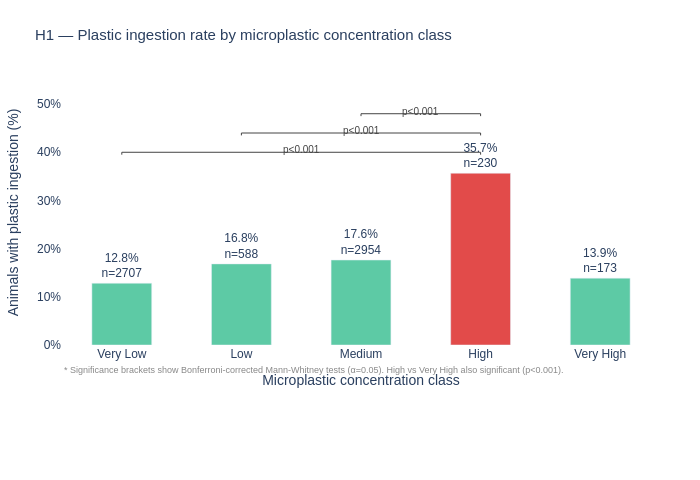

Notebook cell for this chart:
### Markdown cell above
High concentration is the real outlier — it's significantly different from every single other class. 
That 35.6% ingestion rate we saw earlier is genuinely unusual, not sampling noise.
Very High is the mystery — it's not significantly different from Very Low, Low, or Medium, only from High. 
Combined with its small sample size (173 animals) this strongly suggests the Very High drop is a sampling artefact rather than a real ecological effect. 
Too few observations to be reliable.
The lower classes (Very Low, Low, Medium) are largely indistinguishable from each other — the ingestion rates of 12.8%, 16.8% and 17.6% are too close to tell apart statistically.

Animals observed in High microplastic concentration zones show significantly elevated ingestion rates (35.6%) compared to all other concentration classes. 
The relationship is not cleanly monotonic — the Very High class behaves anomalously, likely due to small sample size.

### Code cell
class_order = ["Very Low", "Low", "Medium", "High", "Very High"]
colors = {
    "Very Low": "#5DCAA5",
    "Low":      "#5DCAA5",
    "Medium":   "#5DCAA5",
    "High":     "#E24B4A",
    "Very High": "#5DCAA5",
}

fig = go.Figure()

for i, row in ingestion_by_class.iterrows():
    cls = row["concentration_class"]
    fig.add_trace(go.Bar(
        x=[str(cls)],
        y=[row["ingestion_rate"]],
        marker_color=colors[str(cls)],
        text=f"{row['ingestion_rate']:.1f}%<br>n={int(row['n_animals'])}",
        textposition="outside",
        width=0.5,
        showlegend=False,
    ))

# Significance brackets — High vs each other class
bracket_pairs = [
    ("Very Low", "High", "p<0.001"),
    ("Low",      "High", "p<0.001"),
    ("Medium",   "High", "p<0.001"),
]

# Y positions for brackets — stacked above the tallest bar
bracket_y = [40, 44, 48]

for (cls_a, cls_b, label), y in zip(bracket_pairs, bracket_y):
    x_a = class_order.index(cls_a)
    x_b = class_order.index(cls_b)
    # Horizontal line
    fig.add_shape(type="line",
        x0=x_a, x1=x_b, y0=y, y1=y,
        line=dict(color="#444", width=1))
    # Left tick
    fig.add_shape(type="line",
        x0=x_a, x1=x_a, y0=y-0.5, y1=y,
        line=dict(color="#444", width=1))
    # Right tick
    fig.add_shape(type="line",
        x0=x_b, x1=x_b, y0=y-0.5, y1=y,
        line=dict(color="#444", width=1))
    # Label
    fig.add_annotation(
        x=(x_a + x_b) / 2, y=y + 0.5,
        text=label, showarrow=False,
        font=dict(size=10, color="#444")
    )

fig.update_layout(
    title=dict(
        text="H1 — Plastic ingestion rate by microplastic concentration class",
        font=dict(size=15)
    ),
    xaxis=dict(
        title="Microplastic concentration class",
        categoryorder="array",
        categoryarray=class_order,
    ),
    yaxis=dict(
        title="Animals with plastic ingestion (%)",
        range=[0, 55],
        ticksuffix="%",
    ),
    plot_bgcolor="white",
    paper_bgcolor="white",
    font=dict(family="sans-serif", size=12),
    margin=dict(t=80, b=135, l=60, r=40),
    width=700,
    height=480,
)

fig.add_annotation(
    text="* Significance brackets show Bonferroni-corrected Mann-Whitney tests (α=0.05). High vs Very High also significant (p<0.001).",
    xref="paper", yref="paper",
    x=0, y=-0.12,
    showarrow=False,
    font=dict(size=9, color="#888"),
    xanchor="left"
)

fig.show()
fig.write_html("../figures/q3_h1_ingestion_by_concentration.html")

### Figure 1 — Plotly figure (JSON) as saved in the notebook; plotly's stock layout.template omitted (floating-point values rounded to 4 significant figures)
{"data": [{"marker": {"color": "#5DCAA5"}, "showlegend": false, "text": "12.8%<br>n=2707", "textposition": "outside", "type": "bar", "width": 0.5, "x": ["Very Low"], "y": [12.82]}, {"marker": {"color": "#5DCAA5"}, "showlegend": false, "text": "16.8%<br>n=588", "textposition": "outside", "type": "bar", "width": 0.5, "x": ["Low"], "y": [16.84]}, {"marker": {"color": "#5DCAA5"}, "showlegend": false, "text": "17.6%<br>n=2954", "textposition": "outside", "type": "bar", "width": 0.5, "x": ["Medium"], "y": [17.64]}, {"marker": {"color": "#E24B4A"}, "showlegend": false, "text": "35.7%<br>n=230", "textposition": "outside", "type": "bar", "width": 0.5, "x": ["High"], "y": [35.65]}, {"marker": {"color": "#5DCAA5"}, "showlegend": false, "text": "13.9%<br>n=173", "textposition": "outside", "type": "bar", "width": 0.5, "x": ["Very High"], "y": [13.87]}], "layout": {"annotations": [{"font": {"color": "#444", "size": 10}, "showarrow": false, "text": "p<0.001", "x": 1.5, "y": 40.5}, {"font": {"color": "#444", "size": 10}, "showarrow": false, "text": "p<0.001", "x": 2, "y": 44.5}, {"font": {"color": "#444", "size": 10}, "showarrow": false, "text": "p<0.001", "x": 2.5, "y": 48.5}, {"font": {"color": "#888", "size": 9}, "showarrow": false, "text": "* Significance brackets show Bonferroni-corrected Mann-Whitney tests (α=0.05). High vs Very High also significant (p<0.001).", "x": 0, "xanchor": "left", "xref": "paper", "y": -0.12, "yref": "paper"}], "font": {"family": "sans-serif", "size": 12}, "height": 480, "margin": {"b": 135, "l": 60, "r": 40, "t": 80}, "paper_bgcolor": "white", "plot_bgcolor": "white", "shapes": [{"line": {"color": "#444", "width": 1}, "type": "line", "x0": 0, "x1": 3, "y0": 40, "y1": 40}, {"line": {"color": "#444", "width": 1}, "type": "line", "x0": 0, "x1": 0, "y0": 39.5, "y1": 40}, {"line": {"color": "#444", "width": 1}, "type": "line", "x0": 3, "x1": 3, "y0": 39.5, "y1": 40}, {"line": {"color": "#444", "width": 1}, "type": "line", "x0": 1, "x1": 3, "y0": 44, "y1": 44}, {"line": {"color": "#444", "width": 1}, "type": "line", "x0": 1, "x1": 1, "y0": 43.5, "y1": 44}, {"line": {"color": "#444", "width": 1}, "type": "line", "x0": 3, "x1": 3, "y0": 43.5, "y1": 44}, {"line": {"color": "#444", "width": 1}, "type": "line", "x0": 2, "x1": 3, "y0": 48, "y1": 48}, {"line": {"color": "#444", "width": 1}, "type": "line", "x0": 2, "x1": 2, "y0": 47.5, "y1": 48}, {"line": {"color": "#444", "width": 1}, "type": "line", "x0": 3, "x1": 3, "y0": 47.5, "y1": 48}], "title": {"font": {"size": 15}, "text": "H1 — Plastic ingestion rate by microplastic concentration class"}, "width": 700, "xaxis": {"categoryarray": ["Very Low", "Low", "Medium", "High", "Very High"], "categoryorder": "array", "title": {"text": "Microplastic concentration class"}}, "yaxis": {"range": [0, 55], "ticksuffix": "%", "title": {"text": "Animals with plastic ingestion (%)"}}}}
